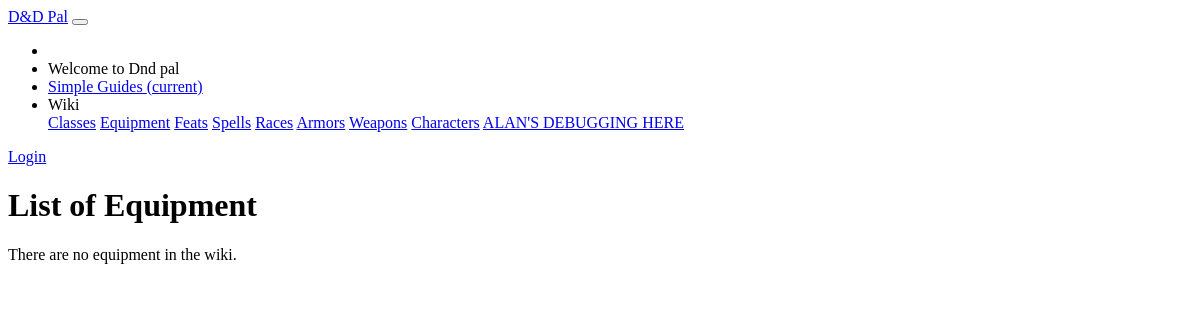
/dndpal/equipment/, run on an earlier commit of the app's database.
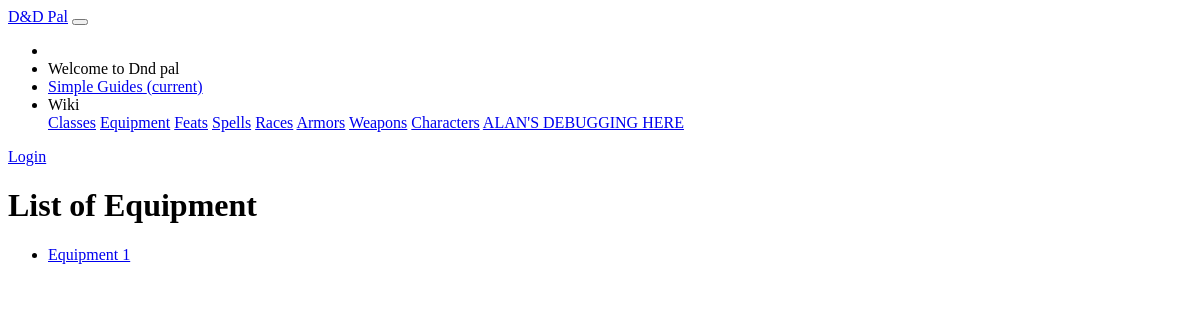
And on a later commit of the database.
### dndpal/models.py (models this page shows)
class Equipment(models.Model):
    name = models.CharField(default = '', primary_key = True, max_length = 100, help_text = "Enter the name of the equipment")
    gold = models.IntegerField(default=0, help_text="Enter the gold-price component for this equipment")
    silver = models.IntegerField(default=0, help_text="Enter the silver-price component for this equipment")
    copper = models.IntegerField(default=0, help_text="Enter the copper-price component for this equipment")
    weight = models.SmallIntegerField(default= 0, help_text="Enter the weight for this item in pounds.")
    descrtiption = models.CharField(default = '', max_length = 1000, help_text = "Enter a description of this item.")
    capacity = models.SmallIntegerField(default= 0, help_text = "Enter the amount of this item you have before any uses.")
    def get_absolute_url(self):
        return reverse('equipment-detail', args=[str(self.name)])

### dndpal/views.py (the view)
# urls.py: path('equipment/', views.EquipmentListView.as_view(), name='equipment'),
class EquipmentListView(generic.ListView):
    model = Equipment

### dndpal/templates/dndpal/equipment_list.html
{% extends "base_generic.html" %}
{% block content %}
<main role="main" class="container">
    <div class="container card p-5" style="margin-top:10px;">
        <h1>List of Equipment</h1>
        {% if equipment_list %}
        <ul>
            {% for equipment in equipment_list %}
            <li>
                <a href="{{ equipment.get_absolute_url }}">{{ equipment.name }}</a>
            </li>
            {% endfor %}
        </ul>
        {% else %}
        <p>There are no equipment in the wiki.</p>
        {% endif %}
    </div>
</main>
{% endblock %}

### dndpal/templates/base_generic.html (shortened to what this page needs)
<!DOCTYPE html>
<html lang="en">
<head>
    <link rel="stylesheet" href="https://unpkg.com/bootstrap-material-design@4.1.1/dist/css/bootstrap-material-design.min.css">
    {% load static %}
    <link rel="stylesheet" href="{% static 'css/global_styles.css' %}">
</head>
<body>
<nav class="navbar navbar-expand-lg navbar-dark bg-dark">
    <a class="navbar-brand" href="{% url 'home' %}">D&amp;D Pal</a>
    <button class="navbar-toggler" type="button" data-toggle="collapse" data-target="#navbarColor01" aria-controls="navbarColor01" aria-expanded="false" aria-label="Toggle navigation">
    </button>
    <div class="collapse navbar-collapse" id="navbarColor01">
      <ul class="navbar-nav mr-auto">
        <li class="nav-item">
      {% if user.is_authenticated %}
          <span class="navbar-text">
            Welcome {{ user.get_username }}
          </span>
        </li>
        <li class="nav-item active">
          <a class="nav-link" href="{% url 'my-characters' %}">Characters <span class="sr-only">(current)</span></a>
        </li>
      {% else %}
        <li class="nav-item">
          <span class="navbar-text">
            Welcome to Dnd pal
          </span>
        </li>
      {% endif %}
        <li class="nav-item active">
            <a class="nav-link" href="{% url 'simple' %}">Simple Guides  <span class="sr-only">(current)</span></a>
        </li>
        <li class="nav-item dropdown">
            <a class="nav-link dropdown-toggle text-white" id="navbarDropdownMenuLink" data-toggle="dropdown" aria-haspopup="true" aria-expanded="false">Wiki</a>
            <div class="dropdown-menu dropdown-primary" aria-labelledby="navbarDropdownMenuLink">
                <a class="dropdown-item" href="{% url 'classes' %}">Classes</a>
                <a class="dropdown-item" href="{% url 'equipment' %}">Equipment</a>
                <a class="dropdown-item" href="#">Feats</a>
                <a class="dropdown-item" href="{% url 'spells' %}">Spells</a>
                <a class="dropdown-item" href="{% url 'races' %}">Races</a>
                <a class="dropdown-item" href="{% url 'armors' %}">Armors</a>
                <a class="dropdown-item" href="{% url 'weapons' %}">Weapons</a>
                <a class="dropdown-item" href="{% url 'my-characters' %}">Characters</a>
                <a class="dropdown-item" href="{% url 'alan' %}">ALAN'S DEBUGGING HERE</a>
            </div>
        </li>
      </ul>
      {% if user.is_authenticated %}
      <a class="btn btn-light" href="{% url 'logout'%}?next={{request.path}}" role="button">Logout</a>
      {% else %}
      <a class="btn btn-light" href="{% url 'login'%}?next={{request.path}}" role="button">Login</a>
      {% endif %}
    </div>
  </nav>
{% block content %}{% endblock %}
 </body>
</html>

What changed in the data, as far as the page shows it:
added Equipment: name "Equipment 1"
Also different on the page:
text no longer shown: "There are no equipment in the wiki."
